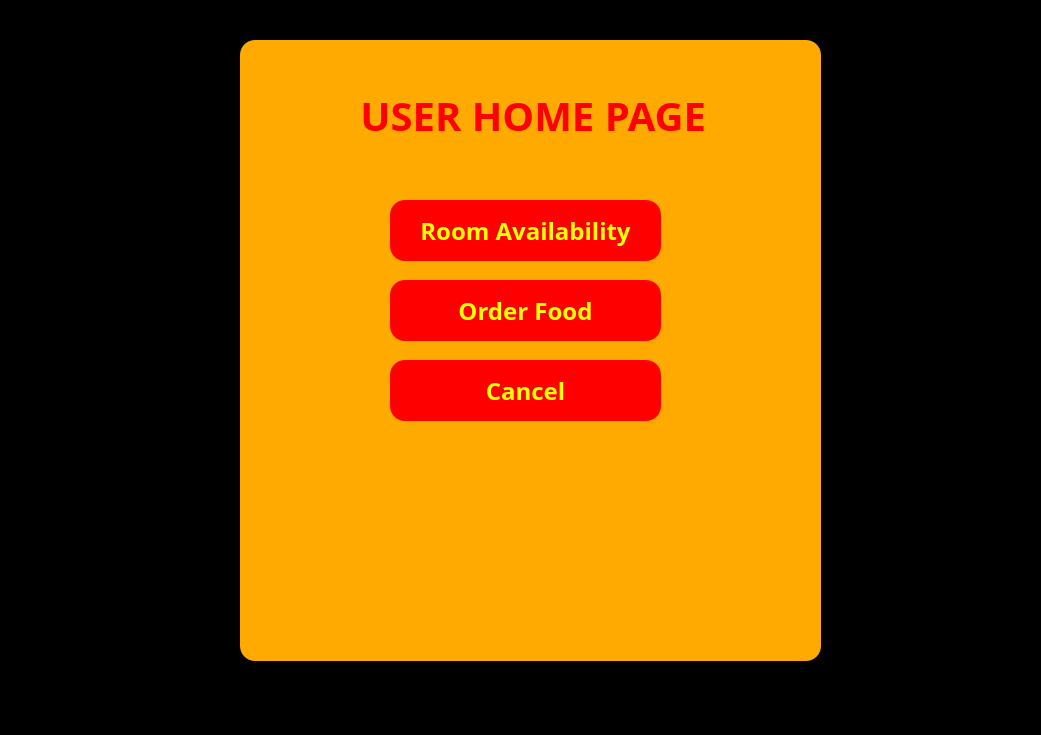
<?xml version="1.0" encoding="UTF-8"?>
<ui version="4.0">
 <class>Dialog</class>
 <widget class="QDialog" name="Dialog">
  <property name="geometry">
   <rect>
    <x>0</x>
    <y>0</y>
    <width>1041</width>
    <height>735</height>
   </rect>
  </property>
  <property name="windowTitle">
   <string>Dialog</string>
  </property>
  <property name="styleSheet">
   <string notr="true">*{
background:rgba;
font-family:century gothic;
font-size:24px;
}
QFrame
{
background:rgba;
border-radius:15px
}
QPushButton
{
background:red;
border-radius:60px;
}
QToolButton
{
background:red;
border-radius:60px;
}
QLabel
{
color:white;
background:transparent;
}
QPushButton
{
color:white;
border-radius:15px;
}
QPushButton:hover
{
color:#333;
border-radius:15px;
background:#49ebff;
}
QLineEdit
{
background:transparent;
border:none;
color:#717072;
border-bottom:1px solid #717072
}
</string>
  </property>
  <widget class="QFrame" name="frame">
   <property name="geometry">
    <rect>
     <x>240</x>
     <y>40</y>
     <width>581</width>
     <height>621</height>
    </rect>
   </property>
   <property name="styleSheet">
    <string notr="true">color:yellow;
background-color: rgb(255, 170, 0);
</string>
   </property>
   <property name="frameShape">
    <enum>QFrame::StyledPanel</enum>
   </property>
   <property name="frameShadow">
    <enum>QFrame::Raised</enum>
   </property>
   <widget class="QLabel" name="label">
    <property name="geometry">
     <rect>
      <x>110</x>
      <y>50</y>
      <width>361</width>
      <height>51</height>
     </rect>
    </property>
    <property name="styleSheet">
     <string notr="true">font-weight: bold;
font-size: 40px;
color:RED;
</string>
    </property>
    <property name="text">
     <string> USER HOME PAGE</string>
    </property>
   </widget>
   <widget class="QPushButton" name="roomavailablebtn">
    <property name="geometry">
     <rect>
      <x>150</x>
      <y>160</y>
      <width>271</width>
      <height>61</height>
     </rect>
    </property>
    <property name="font">
     <font>
      <family>century gothic</family>
      <pointsize>-1</pointsize>
      <weight>75</weight>
      <bold>true</bold>
     </font>
    </property>
    <property name="styleSheet">
     <string notr="true">font-weight: bold;
background-color: rgb(255, 0, 0);</string>
    </property>
    <property name="text">
     <string>Room Availability</string>
    </property>
   </widget>
   <widget class="QPushButton" name="orderfoodbtn">
    <property name="geometry">
     <rect>
      <x>150</x>
      <y>240</y>
      <width>271</width>
      <height>61</height>
     </rect>
    </property>
    <property name="font">
     <font>
      <family>century gothic</family>
      <pointsize>-1</pointsize>
      <weight>75</weight>
      <bold>true</bold>
     </font>
    </property>
    <property name="styleSheet">
     <string notr="true">font-weight: bold;
background-color: rgb(255, 0, 0);</string>
    </property>
    <property name="text">
     <string>Order Food</string>
    </property>
   </widget>
   <widget class="QPushButton" name="cancelbtn">
    <property name="geometry">
     <rect>
      <x>150</x>
      <y>320</y>
      <width>271</width>
      <height>61</height>
     </rect>
    </property>
    <property name="font">
     <font>
      <family>century gothic</family>
      <pointsize>-1</pointsize>
      <weight>75</weight>
      <bold>true</bold>
     </font>
    </property>
    <property name="styleSheet">
     <string notr="true">font-weight: bold;
background-color: rgb(255, 0, 0);</string>
    </property>
    <property name="text">
     <string>Cancel</string>
    </property>
   </widget>
  </widget>
  <widget class="QPushButton" name="homebtn">
   <property name="geometry">
    <rect>
     <x>240</x>
     <y>100</y>
     <width>93</width>
     <height>28</height>
    </rect>
   </property>
   <property name="styleSheet">
    <string notr="true">QPushButton
{
font-size:14px;
color:white;
background:transparent;
}</string>
   </property>
   <property name="text">
    <string/>
   </property>
   <property name="icon">
    <iconset>
     <normaloff>icons/arrow-left.svg</normaloff>icons/arrow-left.svg</iconset>
   </property>
   <property name="iconSize">
    <size>
     <width>32</width>
     <height>32</height>
    </size>
   </property>
  </widget>
 </widget>
 <resources/>
 <connections/>
</ui>
